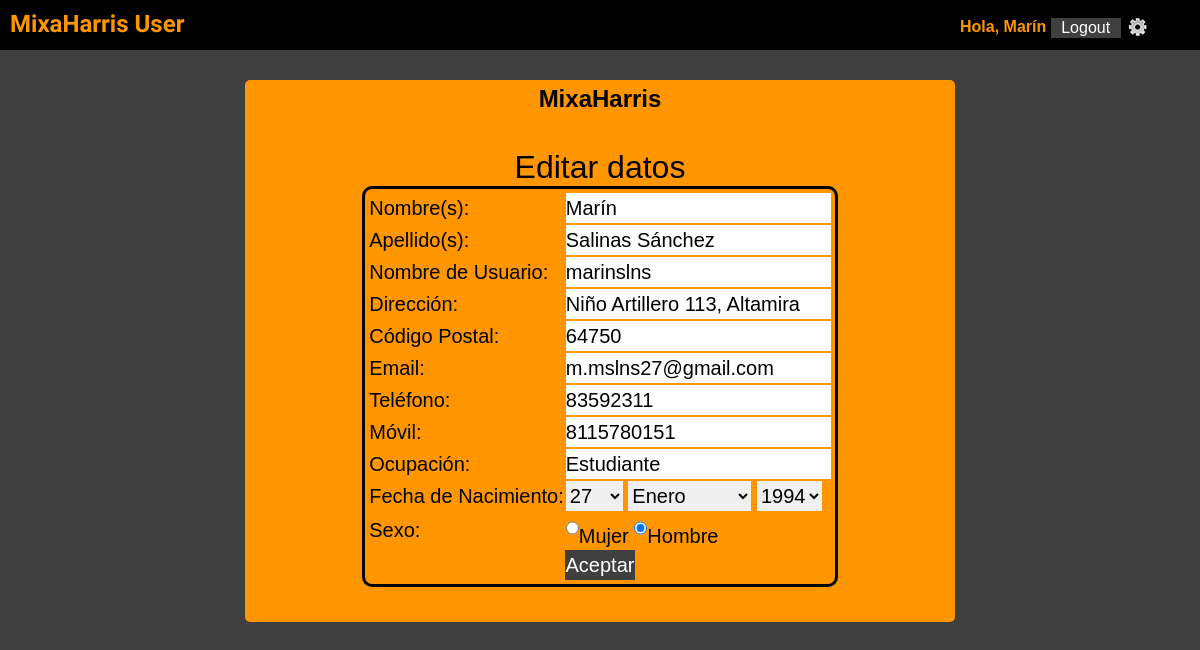
The page /formupdate/view/edit_clientes.php (signed in) on the database its author committed.
### tables this page shows
CREATE TABLE IF NOT EXISTS `clientes` (
  `idclientes` int(11) NOT NULL AUTO_INCREMENT,
  `clientesNombre` varchar(45) NOT NULL,
  `clientesApellido` varchar(45) NOT NULL,
  `clientesDireccion` varchar(60) NOT NULL,
  `clientesCP` int(11) NOT NULL,
  `clientesEmail` varchar(45) NOT NULL,
  `clientesTelefono` bigint(20) NOT NULL,
  `clientesUsername` varchar(45) NOT NULL,
  `clientesPassword` varchar(45) NOT NULL,
  `clientesCelular` bigint(20) NOT NULL,
  `clientesOcupacion` varchar(45) NOT NULL,
  `clientesNacimiento` date NOT NULL,
  `clientesSexo` varchar(15) NOT NULL,
  `clientesPrivilegio` int(1) NOT NULL DEFAULT '1',
  PRIMARY KEY (`idclientes`),
  UNIQUE KEY `idclientes_UNIQUE` (`idclientes`),
  UNIQUE KEY `clientesUsername_UNIQUE` (`clientesUsername`)
);

### formupdate/lib/edit_lib.php (called while the page is built, shortened)
<?php
function selectClienteConID($idCliente)
{
	$sql= "SELECT *
	FROM  clientes WHERE idclientes = '$idCliente'";
	 	$cliente= null;
		$result= mysql_query($sql);
		while ($row=mysql_fetch_object($result)){
			$cliente= $row;
		}
		return $cliente;
}
?>

### formupdate/view/edit_clientes.php (the view, shortened to what this page needs)
<!DOCTYPE html>
<html lang='es'>
<head>
	<?php
	require_once("../lib/edit_lib.php");
	$idusr=$_SESSION['usuario']->idclientes;
	$usrModif = selectClienteConID($idusr);
	$usuario = $_SESSION['usuario'];
	?>
	<link rel='stylesheet' type='text/css' href = "../../lib/styleAdmin.css">
<body>
<div id='navegador'>
			<div id='homeLogo' onclick="location.href='../../main/store/home.php'">MixaHarris User</div>
				<div id='navAdmin'>
					Hola, <?php echo $usuario->clientesNombre;?>
					<form action='../../login/logout.php' id='blogout'>
						<input id='button' type='submit' value='Logout'>
					</form>
					<a class="Bca" href="../pagindex/userindex.php" title="Configurar datos personales">conf</a>
				 </div>
		</div>
<center><div id='menuModClientes'>
	<center><h2>MixaHarris</h2></center>
							<p class='hdm'>Editar datos</p>
	<table  id="tablaModCliente">
		<form name='editClientes' action="../action/save_clientesEdit.php" method='post' accept-charset='utf-8'>
			<tr><td>Nombre(s):</td><td>
				<input type='text' name='nombre' value=<?php echo "'".$usrModif->clientesNombre."'"; ?>/></td></tr>
			<tr><td>Apellido(s):</td><td>
				<input type='text' name='apellidos' value=<?php echo "'".$usrModif->clientesApellido."'"; ?>/></td></tr>
			<tr><td>Nombre de Usuario:</td><td>
				<input type='text' name='username' value=<?php echo "'".$usrModif->clientesUsername."'"; ?>/></td></tr>
			<tr><td>Direcci&oacute;n:</td><td>
				<input type='text' name='direccion' value=<?php echo "'".$usrModif->clientesDireccion."'";?>/></td></tr>
			<tr><td>C&oacute;digo Postal:</td><td>
				<input type='number' name='CP' value=<?php echo "'".$usrModif->clientesCP."'"; ?>/></td></tr>
			<tr><td>Email:</td><td>
				<input type='email' name='email' value=<?php echo "'".$usrModif->clientesEmail."'"; ?>/></td></tr>
			<tr><td>Tel&eacute;fono:</td><td>
				<input type='number' name='tel' value=<?php echo "'".$usrModif->clientesTelefono."'"; ?>/></td></tr>
			<tr><td>M&oacute;vil:</td><td>
				<input type='number' name='cel' value=<?php echo "'".$usrModif->clientesCelular."'"; ?>/></td></tr>
			<tr><td>Ocupaci&oacute;n:</td><td>
				<input type='text' name='ocupacion' value=<?php echo "'".$usrModif->clientesOcupacion."'";?>/></td></tr>
			<tr><td>Fecha de Nacimiento:</td>
				<td>
				<?php
				$nac =explode("-", $usrModif->clientesNacimiento);
				echo"<select name='dia'>\n";
				$meses= array("Enero","Febrero","Marzo","Abril","Mayo","Junio","Julio", "Agosto", "Septiembre", "Octubre", "Noviembre", "Diciembre");
				for ($i=1; $i <= 31; $i++) {
				if($i == $nac[2])
					echo"<option value='".$i."' selected>".$i."</option>\n";
				else
					echo"<option value='".$i."'>".$i."</option>\n";
				}
				echo"</select>\n";
				echo"<select name='mes'>\n";
				$i=1;
				foreach ($meses as $key => $mes) {
					if($i == $nac[1])
					{echo"<option value='".$i."' selected>".$mes."</option>\n"; $i++;}
					else{echo"<option value='".$i."'>".$mes."</option>\n"; $i++;}
				}
				echo"</select>\n";
				echo"<select name='anio'>\n";
				for ($i=date("Y"); $i>=1900; $i--) {
					if($i == $nac[0]){
						echo"<option value='".$i."' selected>".$i."</option>\n";}
					else{
						echo"<option value='".$i."'>".$i."</option>\n";}
				}
				echo"</select>\n";
				?>
				</td>
			</tr>
			<tr><td>Sexo:</td>
				<?php
				$sexo = $usrModif->clientesSexo;
				if($sexo == 'F'){
				echo "<td>"."<input type='radio' name='sexo' value='F' checked/>Mujer\n";
				echo "<input type='radio' name='sexo' value='M' />Hombre</td>\n";
				}else{
				echo "<td>"."<input type='radio' name='sexo' value='F'/>Mujer\n";
				echo "<input type='radio' name='sexo' value='M' checked/>Hombre</td>\n";
				}
				?>
			</tr>
			<tr><td colspan='2'><center><input id='button' type='submit'value='Aceptar'/</center></td></tr>
		</form>
	</table>
		</div></center>
</body>

### rows shown on the page
clientes: clientesNombre "Marín", nombre "Marín", apellidos "Salinas Sánchez", username "marinslns", direccion "Niño Artillero 113, Altamira", CP "64750", email "m.mslns27@gmail.com", tel "83592311", cel "8115780151", ocupacion "Estudiante", dia "27", mes "Enero", anio "1994"
